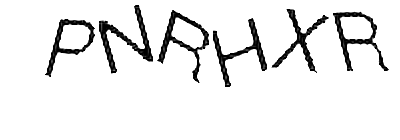
#> input picture captcha_images/1.png, 400 x 140 px; its folder holds only this picture in this run
$ python data_preprocessing.py   (older library calls are emulated)
#> lines starting #> are read from the running program, lines starting #| are printed output that depends on the picture; after the words box and inside, x2 and y2 are one past the last pixel; in counts of white or black regions, pixels touching at a corner belong together
#!/usr/bin/env python3

# import all the packages.
import os
import os.path
import cv2
import glob
import imutils
from pytesseract import image_to_string

CAPTCHA_IMAGE_FOLDER = "captcha_images"
OUTPUT_FOLDER = "extracted_letter_images"

# if the output directory does not exist, create it
if not os.path.exists(OUTPUT_FOLDER):
    os.makedirs(OUTPUT_FOLDER)

# Extract all the captcha directories
captcha_image_files = glob.glob(os.path.join(CAPTCHA_IMAGE_FOLDER,"*"))
counts = {}
name = 1

for (i, captcha_image_file) in enumerate(captcha_image_files):
    print("[INFO] processing image {}/{}".format(i + 1, len(captcha_image_files)))

    # Load the image and convert it to grayscale
    image = cv2.imread(captcha_image_files[i])
#> image is the input picture: shape (140, 400, 3); min 0, max 255, mean 235.6
    gray = cv2.cvtColor(image, cv2.COLOR_BGR2GRAY)

    # Add some extra padding around the image
    gray = cv2.copyMakeBorder(gray, 8, 8, 8, 8, cv2.BORDER_REPLICATE)
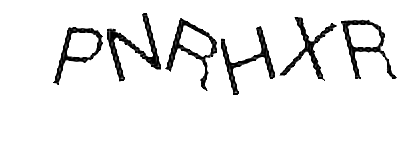
#> gray: shape (156, 416); min 0, max 255, mean 238.3

    # threshold the image (convert it to pure black and white)
    thresh = cv2.threshold(gray, 0, 255, cv2.THRESH_BINARY_INV | cv2.THRESH_OTSU)[1]
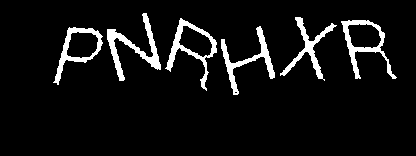
#> thresh: shape (156, 416); 7% white; 6 white regions

    # find the contours (continuous blobs of pixels) the image
    contours = cv2.findContours(thresh.copy(), cv2.RETR_EXTERNAL, cv2.CHAIN_APPROX_SIMPLE)
#> contours = 6 contours; box (x1, y1, x2, y2) and area: (165, 18, 217, 91) 1277, (341, 20, 397, 79) 1262, (53, 27, 103, 85) 1194, (107, 13, 161, 81) 756, (221, 26, 275, 95) 620, (280, 17, 337, 81) 556

    # Hack for compatibility with different OpenCV versions
    contours = contours[0] if imutils.is_cv2() else contours[1]

    letter_image_regions = []

    # Now we can loop through each of the four contours and extract the letter
    # inside of each one
    for contour in contours:
        # Get the rectangle that contains the contour
        (x, y, w, h) = cv2.boundingRect(contour)

        # Compare the width and height of the contour to detect letters that
        # are conjoined into one chunk
        if w / h > 1.25:
            # This contour is too wide to be a single letter!
            # Split it in half into two letter regions!
            half_width = int(w / 2)
            letter_image_regions.append((x, y, half_width, h))
            letter_image_regions.append((x + half_width, y, half_width, h))
        else:
            # This is a normal letter by itself
            letter_image_regions.append((x, y, w, h))
#> this loop made 6 passes
#> (x, y, w, h) on passes 1 to 6: (53, 27, 50, 58), (221, 26, 54, 69), (341, 20, 56, 59), (165, 18, 52, 73), (280, 17, 57, 64), (107, 13, 54, 68)
#> after the loop, letter_image_regions = [(53, 27, 50, 58), (221, 26, 54, 69), (341, 20, 56, 59), (165, 18, 52, 73), (280, 17, 57, 64), (107, 13, 54, 68)]

    # Sort the detected letter images based on the x coordinate to make sure
    # we are processing them from left-to-right so we match the right image
    # with the right letter
    letter_image_regions = sorted(letter_image_regions, key=lambda x: x[0])
#> letter_image_regions = [(53, 27, 50, 58), (107, 13, 54, 68), (165, 18, 52, 73), (221, 26, 54, 69), (280, 17, 57, 64), (341, 20, 56, 59)]

    for letter_image_region in letter_image_regions:
        # Grab the coordinates of the letter in the image
        x, y, w, h = letter_image_region

        # Extract the letter from the original image with a 2-pixel margin around the edge
        letter_image = gray[y - 2:y + h + 2, x - 2:x + w + 2]

        # Trying to predict the letter
        try:
#> (the run stopped early here; a loop or call above may not have finished)

$ run again, on captcha_images/10000.png
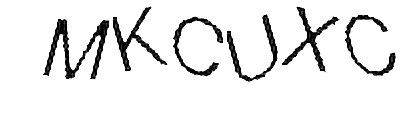
#> input picture captcha_images/10000.png, 400 x 140 px
#> image is the input picture: shape (140, 400, 3); min 0, max 255, mean 236.5
#> `thresh = cv2.threshold(gray, 0, 255, cv2.THRESH_BINARY_INV | cv2.THRES..`:
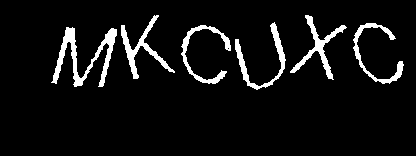
#> thresh: shape (156, 416); 6.7% white; 6 white regions
#> contours = 6 contours; box (x1, y1, x2, y2) and area: (51, 27, 117, 87) 922, (121, 15, 175, 79) 568, (290, 15, 347, 80) 554, (235, 22, 286, 90) 516, (181, 25, 231, 84) 464, (353, 23, 404, 84) 452
#> the loop `for contour in contours:` made 6 passes
#> (x, y, w, h) on passes 1 to 6: (51, 27, 66, 60), (181, 25, 50, 59), (353, 23, 51, 61), (235, 22, 51, 68), (290, 15, 57, 65), (121, 15, 54, 64)
#> after the loop `for contour in contours:`: letter_image_regions = [(51, 27, 66, 60), (181, 25, 50, 59), (353, 23, 51, 61), (235, 22, 51, 68), (290, 15, 57, 65), (121, 15, 54, 64)]
#> `letter_image_regions = sorted(letter_image_regions, key=lambda x: x[0])`: letter_image_regions = [(51, 27, 66, 60), (121, 15, 54, 64), (181, 25, 50, 59), (235, 22, 51, 68), (290, 15, 57, 65), (353, 23, 51, 61)]

$ run again, on captcha_images/1001.png
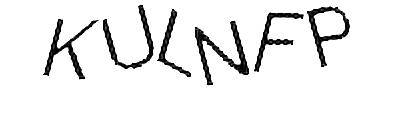
#> input picture captcha_images/1001.png, 400 x 140 px
#> image is the input picture: shape (140, 400, 3); min 0, max 255, mean 238.4
#> `thresh = cv2.threshold(gray, 0, 255, cv2.THRESH_BINARY_INV | cv2.THRES..`:
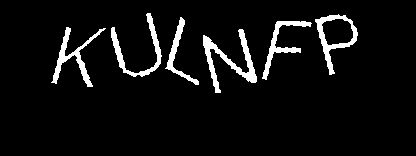
#> thresh: shape (156, 416); 6% white; 6 white regions
#> contours = 6 contours; box (x1, y1, x2, y2) and area: (315, 14, 358, 75) 1200, (203, 29, 257, 93) 748, (51, 27, 106, 87) 540, (111, 13, 162, 77) 523, (262, 21, 312, 80) 455, (165, 17, 199, 85) 354
#> the loop `for contour in contours:` made 6 passes
#> (x, y, w, h) on passes 1 to 6: (203, 29, 54, 64), (51, 27, 55, 60), (262, 21, 50, 59), (165, 17, 34, 68), (315, 14, 43, 61), (111, 13, 51, 64)
#> after the loop `for contour in contours:`: letter_image_regions = [(203, 29, 54, 64), (51, 27, 55, 60), (262, 21, 50, 59), (165, 17, 34, 68), (315, 14, 43, 61), (111, 13, 51, 64)]
#> `letter_image_regions = sorted(letter_image_regions, key=lambda x: x[0])`: letter_image_regions = [(51, 27, 55, 60), (111, 13, 51, 64), (165, 17, 34, 68), (203, 29, 54, 64), (262, 21, 50, 59), (315, 14, 43, 61)]

$ run again, on captcha_images/1002.png
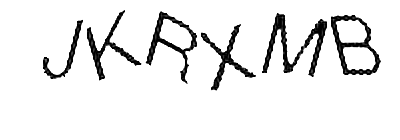
#> input picture captcha_images/1002.png, 400 x 140 px
#> image is the input picture: shape (140, 400, 3); min 0, max 255, mean 235.4
#> `thresh = cv2.threshold(gray, 0, 255, cv2.THRESH_BINARY_INV | cv2.THRES..`:
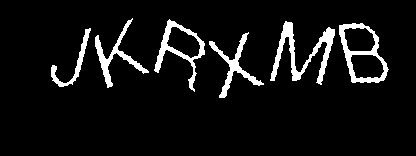
#> thresh: shape (156, 416); 7.1% white; 6 white regions
#> contours = 6 contours; box (x1, y1, x2, y2) and area: (339, 23, 389, 83) 2005, (154, 19, 205, 92) 1285, (270, 21, 335, 85) 935, (95, 18, 149, 88) 561, (209, 32, 264, 98) 554, (51, 28, 91, 87) 323
#> the loop `for contour in contours:` made 6 passes
#> (x, y, w, h) on passes 1 to 6: (209, 32, 55, 66), (51, 28, 40, 59), (339, 23, 50, 60), (270, 21, 65, 64), (154, 19, 51, 73), (95, 18, 54, 70)
#> after the loop `for contour in contours:`: letter_image_regions = [(209, 32, 55, 66), (51, 28, 40, 59), (339, 23, 50, 60), (270, 21, 65, 64), (154, 19, 51, 73), (95, 18, 54, 70)]
#> `letter_image_regions = sorted(letter_image_regions, key=lambda x: x[0])`: letter_image_regions = [(51, 28, 40, 59), (95, 18, 54, 70), (154, 19, 51, 73), (209, 32, 55, 66), (270, 21, 65, 64), (339, 23, 50, 60)]
